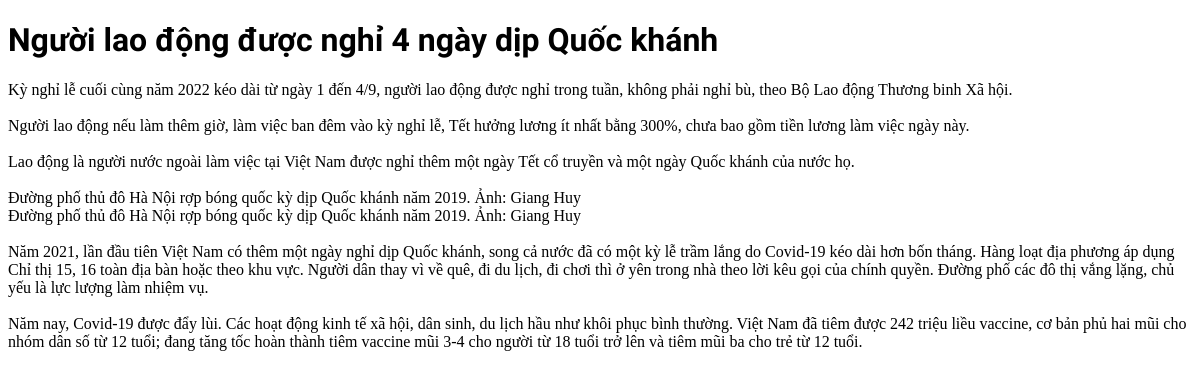
Page /api/news.php?id=4 on the committed database.
### tables this page shows
CREATE TABLE `news` (
  `ID` int(11) NOT NULL,
  `title` varchar(200) NOT NULL,
  `content` text NOT NULL,
  `link-image` varchar(200) NOT NULL
);

### api/news.php (the view, shortened to what this page needs)
<!DOCTYPE html>
<html lang="en">
<head>
    <link rel="stylesheet" href="style.css">
</head>
<body>
    <?php
    $id = isset($_GET["id"]) ? $_GET["id"] : "";
    if (!empty($id)) {
        $conn = connectDatabase();
        $sql = "SELECT * FROM news WHERE id = $id";
        $arr_data = mysqli_query($conn, $sql);
        $data = mysqli_fetch_array($arr_data);
    }
    ?>
    <div class="container">
        <div class="frame-news">
            <div class="frame-news-header">
                <h1><?= $data["title"] ?></h1>
            </div>
            <div class="frame-news-content">
                <?= nl2br($data["content"]) ?>
            </div>
        </div>
    </div>
</body>
</html>

### style.css (style rules this page uses)
* { box-sizing: border-box; -webkit-box-sizing: border-box; -moz-box-sizing: border-box; }
h1, h2, h3, h4, h5 { font-family: 'Edu NSW ACT Foundation', cursive; }

### rows in the picture
news: title "Người lao động được nghỉ 4 ngày dịp Quốc khánh", content "Kỳ nghỉ lễ cuối cùng năm 2022 kéo dài từ ngày 1 đến 4/9, người lao động được nghỉ trong tuần, không phải nghỉ bù, theo Bộ Lao động Thương binh Xã hội. Người lao động nếu làm thêm giờ, làm việc ban đêm vào kỳ nghỉ lễ, Tết hưởng lương ít nhất bằng 300%, chưa bao gồm tiền lương làm việc ngày này. Lao động là người nước ngoài làm việc tại Việt Nam được nghỉ thêm một ngày Tết cổ truyền và một ngày Quốc khánh của nước họ. Đường phố thủ đô Hà Nội rợp bóng quốc kỳ dịp Quốc khánh năm 2019. Ảnh: Giang Huy Đường phố thủ đô Hà Nội rợp bóng quốc kỳ dịp Quốc khánh năm 2019. Ảnh: Giang Huy Năm 2021, lần đầu tiên Việt Nam có thêm một ngày nghỉ dịp Quốc khánh, song cả nước đã có một kỳ lễ trầm lắng do…"
